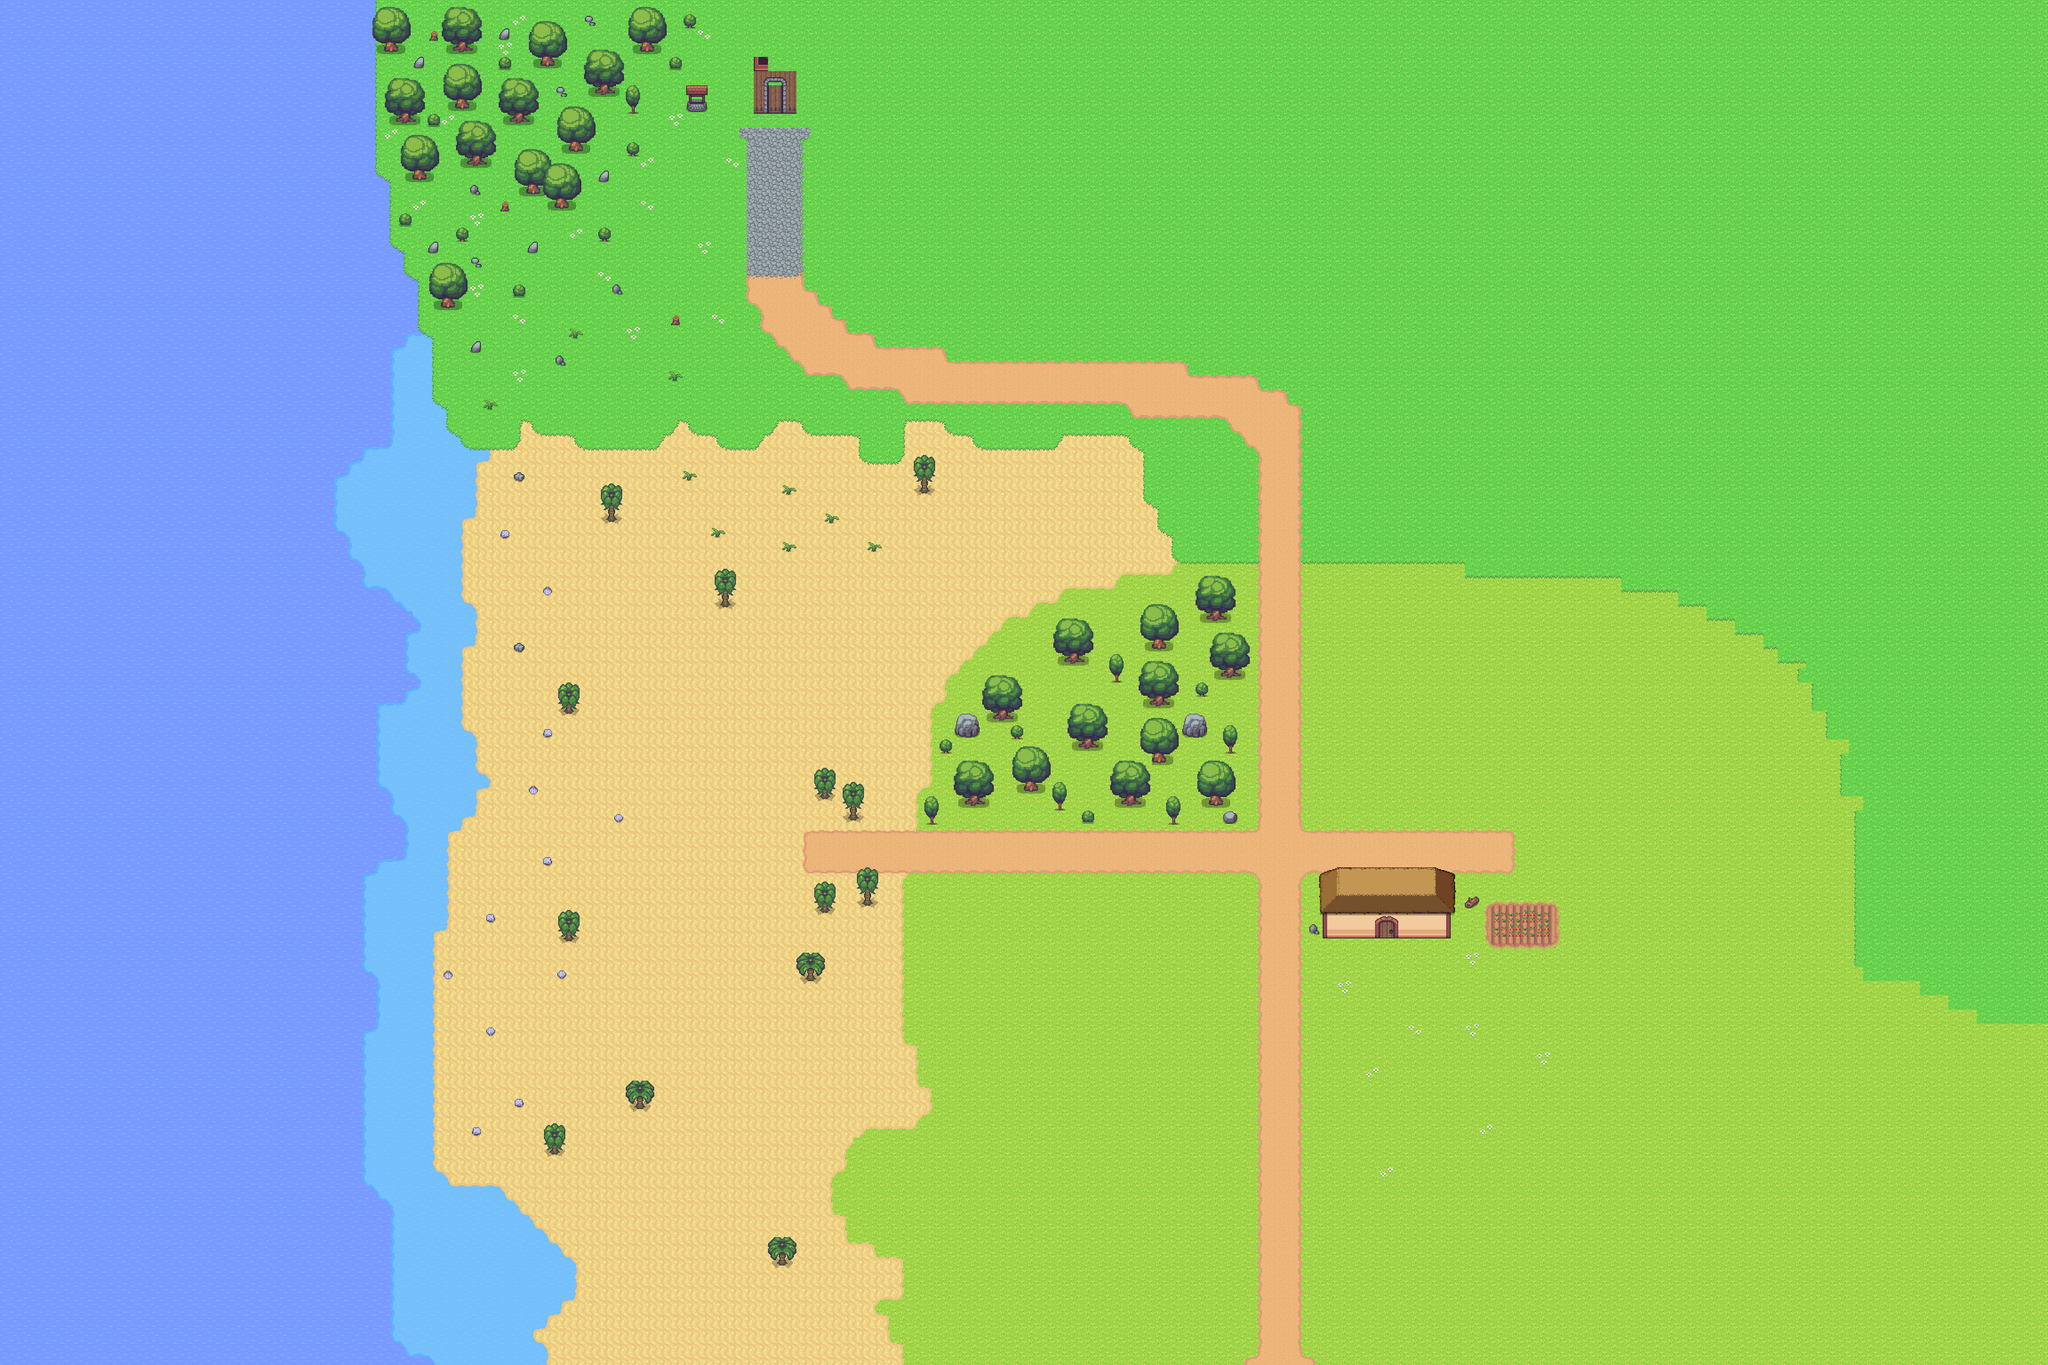

A level layout from a 2D game, rendered from its tile map. Below: a short description, then the map file with tile-grid data replaced by summaries:
An orthogonal 144x96 tile map with 32x32 px tiles, 18 tile layers (grass_1, rock, water_2, sand, ...), 5 tilesets and 4 objects.

<map version="1.10" tiledversion="1.11.2" orientation="orthogonal" renderorder="right-down" width="144" height="96" tilewidth="32" tileheight="32" infinite="0" nextlayerid="25" nextobjectid="41">
 <properties>
  <property name="xSpawnPoint" type="int" value="2848" />
  <property name="ySpawnPoint" type="int" value="200" />
 </properties>
 <tileset firstgid="1" source="1_terrain.tsx" />
 <tileset firstgid="361" source="3_plants.tsx" />
 <tileset firstgid="421" source="9_beach.tsx" />
 <tileset firstgid="493" source="4_buildings.tsx" />
 <tileset firstgid="637" source="objects/11_roofs.tsx" />
 <layer id="1" name="grass_1" width="144" height="96">
  <data>[13824 cells, 3820 non-empty, 1 distinct tile ids]</data>
 </layer>
 <layer id="5" name="rock" width="144" height="96">
  <data>[13824 cells, 3096 non-empty, 2 distinct tile ids]</data>
 </layer>
 <layer id="11" name="water_2" width="144" height="96">
  <data>[13824 cells, 602 non-empty, 8 distinct tile ids]</data>
 </layer>
 <objectgroup id="24" name="NPCs" />
 <layer id="3" name="sand" width="144" height="96">
  <data>[13824 cells, 4362 non-empty, 15 distinct tile ids]</data>
 </layer>
 <layer id="4" name="grass_2" width="144" height="96">
  <data>[13824 cells, 3273 non-empty, 9 distinct tile ids]</data>
 </layer>
 <layer id="16" name="flower" width="144" height="96">
  <data>[13824 cells, 8 non-empty, 3 distinct tile ids]</data>
 </layer>
 <layer id="17" name="crops" width="144" height="96">
  <data>[13824 cells, 24 non-empty, 9 distinct tile ids]</data>
 </layer>
 <layer id="18" name="vegetable" width="144" height="96">
  <data>[13824 cells, 8 non-empty, 2 distinct tile ids]</data>
 </layer>
 <layer id="19" name="object" width="144" height="96">
  <data>[13824 cells, 2 non-empty, 2 distinct tile ids]</data>
 </layer>
 <objectgroup id="21" name="items" />
 <layer id="2" name="road" width="144" height="96">
  <data>[13824 cells, 655 non-empty, 20 distinct tile ids]</data>
 </layer>
 <layer id="9" name="rock_road" width="144" height="96">
  <data>[13824 cells, 129 non-empty, 31 distinct tile ids]</data>
 </layer>
 <layer id="6" name="rock_border" width="144" height="96">
  <data>[13824 cells, 37 non-empty, 3 distinct tile ids]</data>
 </layer>
 <layer id="7" name="tree" width="144" height="96">
  <data>[13824 cells, 180 non-empty, 33 distinct tile ids]</data>
 </layer>
 <layer id="8" name="tree_back" width="144" height="96">
  <data>[13824 cells, 230 non-empty, 45 distinct tile ids]</data>
 </layer>
 <layer id="12" name="cave" width="144" height="96">
  <data>[13824 cells, 10 non-empty, 10 distinct tile ids]</data>
 </layer>
 <layer id="15" name="shop_back" width="144" height="96">
  <data>[13824 cells, 1 non-empty, 1 distinct tile ids]</data>
 </layer>
 <layer id="13" name="shop" width="144" height="96">
  <data>[13824 cells, 26 non-empty, 14 distinct tile ids]</data>
 </layer>
 <layer id="14" name="shop_top" width="144" height="96">
  <data>[13824 cells, 44 non-empty, 24 distinct tile ids]</data>
 </layer>
 <objectgroup id="22" name="portal">
  <object id="35" x="2344" y="2482" width="76" height="68">
   <properties>
    <property name="teleportation" value="Level 1_1" />
   </properties>
  </object>
  <object id="36" x="2478" y="2488" width="74" height="62">
   <properties>
    <property name="teleportation" value="Level 1_2" />
   </properties>
  </object>
  <object id="38" x="2608" y="2484" width="88" height="64">
   <properties>
    <property name="teleportation" value="Level 1_3" />
   </properties>
  </object>
  <object id="40" x="2016" y="2450" width="58" height="54">
   <properties>
    <property name="teleportation" value="infinity" />
   </properties>
  </object>
 </objectgroup>
</map>
